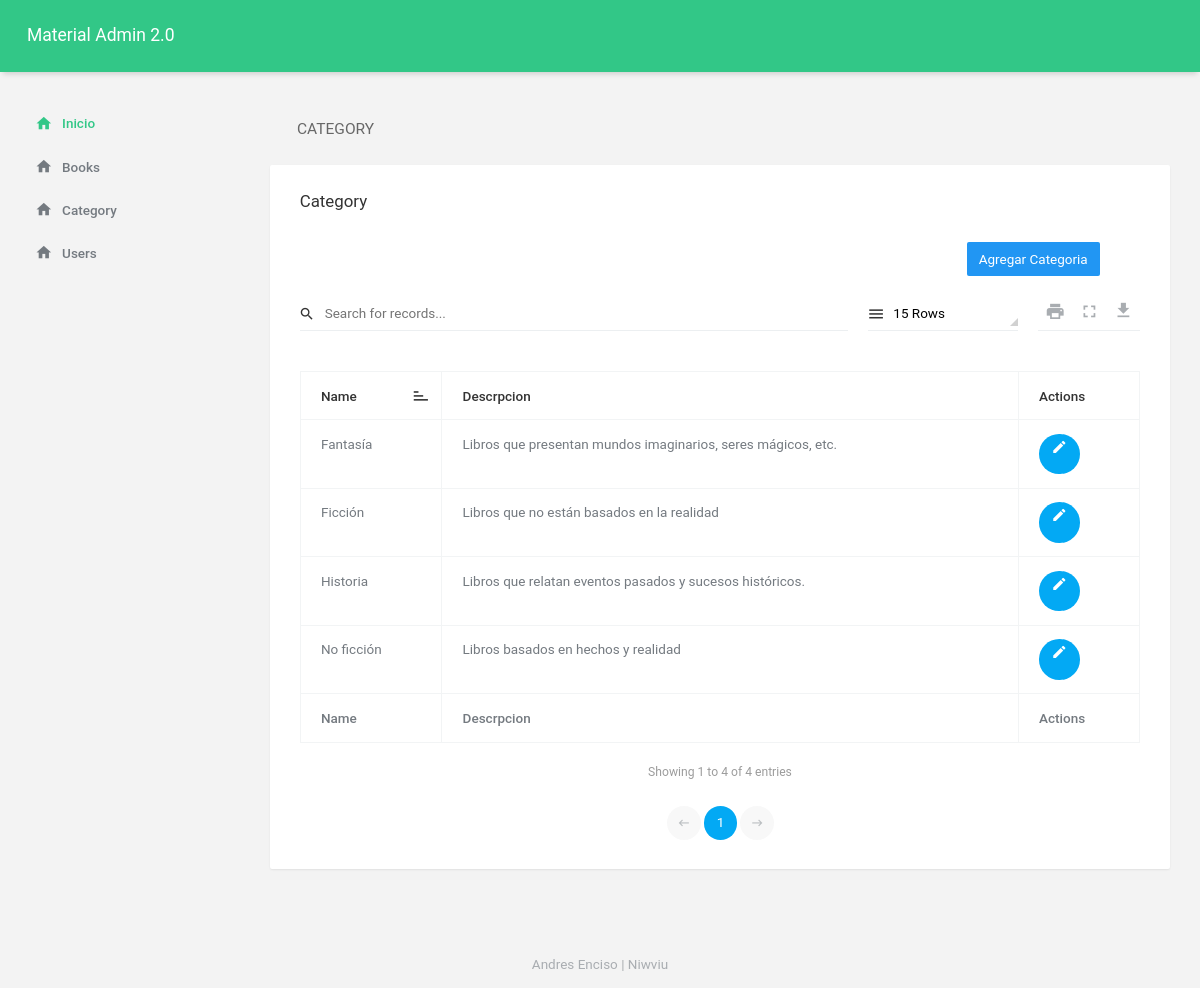
Screenshot of /index.php/category/show with the database file from the repository.
### tables this page shows
CREATE TABLE `category` (
  `category_id` int(11) NOT NULL,
  `name` varchar(100) NOT NULL,
  `description` text DEFAULT NULL
);

### application/controllers/Category.php (called while the page is built, shortened)
<?php
class Category extends CI_Controller
{
	public function show()
	{
		$title = "Category";
		$content_view = "Category";
		$this->load->model('CategoryModel');
		$Category = $this->CategoryModel->getAll();
		$data['title'] = $title;
		$data['content_view'] = $content_view;
		$data['Category'] = $Category;
		$this->load->view('layout/base', $data);
	}
}

### index.php (called while the page is built, shortened)
<?php
require_once BASEPATH.'core/CodeIgniter.php';

### application/models/CategoryModel.php (called while the page is built, shortened)
<?php
class CategoryModel extends CI_Model
{
    public function getAll()
    {
        $this->db->from('Category');
        $query = $this->db->get();
        return $query->result();
    }
}

### application/views/category.php (the view, shortened to what this page needs)
<div class="card">
        <div class="card-body">
                <h4 class="card-title">Category</h4>
                <div class="table-responsive">
                        <div class="d-flex justify-content-end mr-5">
                                <a href="<?php echo base_url('category/new'); ?>" class="btn btn-primary">Agregar Categoria</a>
                        </div>
                        <table id="data-table" class="table table-bordered">
                                <thead class="thead-default">
                                        <tr>
                                                <th>Name</th>
                                                <th>Descrpcion</th>
                                                <th>Actions</th>
                                        </tr>
                                </thead>
                                <tfoot>
                                        <tr>
                                                <th>Name</th>
                                                <th>Descrpcion</th>
                                                <th>Actions</th>
                                        </tr>
                                </tfoot>
                                <tbody>
                                        <?php foreach ($Category as $category) : ?>
                                                <tr>
                                                        <td><?php echo $category->name; ?></td>
                                                        <td><?php echo $category->description; ?></td>
                                                        <td>
                                                                <a href="<?php echo base_url('category/edit/' . $category->category_id); ?>" class="btn btn-info btn--icon">
                                                                        <i class="zmdi zmdi-edit zmdi-hc-fw"></i>
                                                                </a>
                                                        </td>
                                                </tr>
                                        <?php endforeach; ?>
                                </tbody>
                        </table>
                </div>
        </div>
</div>

### rows the page displays
category: name "Ficción", description "Libros que no están basados en la realidad"
category: name "No ficción", description "Libros basados en hechos y realidad"
category: name "Fantasía", description "Libros que presentan mundos imaginarios, seres mágicos, etc."
category: name "Historia", description "Libros que relatan eventos pasados y sucesos históricos."

### other values shown
$title "CATEGORY"
